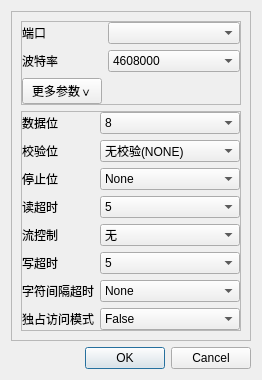
<?xml version="1.0" encoding="UTF-8"?>
<ui version="4.0">
 <class>serDialog</class>
 <widget class="QDialog" name="serDialog">
  <property name="geometry">
   <rect>
    <x>0</x>
    <y>0</y>
    <width>330</width>
    <height>356</height>
   </rect>
  </property>
  <property name="sizePolicy">
   <sizepolicy hsizetype="Preferred" vsizetype="Fixed">
    <horstretch>0</horstretch>
    <verstretch>0</verstretch>
   </sizepolicy>
  </property>
  <property name="windowTitle">
   <string>串口设置</string>
  </property>
  <layout class="QVBoxLayout" name="verticalLayout">
   <property name="sizeConstraint">
    <enum>QLayout::SetFixedSize</enum>
   </property>
   <item>
    <widget class="QFrame" name="frame">
     <property name="frameShape">
      <enum>QFrame::StyledPanel</enum>
     </property>
     <property name="frameShadow">
      <enum>QFrame::Raised</enum>
     </property>
     <layout class="QGridLayout" name="gridLayout">
      <item row="3" column="0" colspan="2">
       <widget class="QFrame" name="moreFrame">
        <property name="sizePolicy">
         <sizepolicy hsizetype="Expanding" vsizetype="Preferred">
          <horstretch>0</horstretch>
          <verstretch>0</verstretch>
         </sizepolicy>
        </property>
        <property name="frameShape">
         <enum>QFrame::StyledPanel</enum>
        </property>
        <property name="frameShadow">
         <enum>QFrame::Raised</enum>
        </property>
        <layout class="QGridLayout" name="gridLayout_2">
         <property name="leftMargin">
          <number>0</number>
         </property>
         <property name="topMargin">
          <number>0</number>
         </property>
         <property name="rightMargin">
          <number>0</number>
         </property>
         <property name="bottomMargin">
          <number>0</number>
         </property>
         <item row="6" column="0">
          <widget class="QLabel" name="lb_inter_byte_timeout">
           <property name="sizePolicy">
            <sizepolicy hsizetype="Expanding" vsizetype="Preferred">
             <horstretch>1</horstretch>
             <verstretch>0</verstretch>
            </sizepolicy>
           </property>
           <property name="text">
            <string>字符间隔超时</string>
           </property>
          </widget>
         </item>
         <item row="0" column="0">
          <widget class="QLabel" name="lb_bytesize">
           <property name="sizePolicy">
            <sizepolicy hsizetype="Expanding" vsizetype="Preferred">
             <horstretch>1</horstretch>
             <verstretch>0</verstretch>
            </sizepolicy>
           </property>
           <property name="text">
            <string>数据位</string>
           </property>
          </widget>
         </item>
         <item row="5" column="0">
          <widget class="QLabel" name="lb_write_timeout">
           <property name="sizePolicy">
            <sizepolicy hsizetype="Expanding" vsizetype="Preferred">
             <horstretch>1</horstretch>
             <verstretch>0</verstretch>
            </sizepolicy>
           </property>
           <property name="text">
            <string>写超时</string>
           </property>
          </widget>
         </item>
         <item row="3" column="1">
          <widget class="QComboBox" name="box_timeout">
           <property name="sizePolicy">
            <sizepolicy hsizetype="Expanding" vsizetype="Fixed">
             <horstretch>2</horstretch>
             <verstretch>0</verstretch>
            </sizepolicy>
           </property>
           <property name="currentIndex">
            <number>5</number>
           </property>
           <item>
            <property name="text">
             <string>None</string>
            </property>
           </item>
           <item>
            <property name="text">
             <string>1</string>
            </property>
           </item>
           <item>
            <property name="text">
             <string>2</string>
            </property>
           </item>
           <item>
            <property name="text">
             <string>3</string>
            </property>
           </item>
           <item>
            <property name="text">
             <string>4</string>
            </property>
           </item>
           <item>
            <property name="text">
             <string>5</string>
            </property>
           </item>
          </widget>
         </item>
         <item row="5" column="1">
          <widget class="QComboBox" name="box_write_timeout">
           <property name="sizePolicy">
            <sizepolicy hsizetype="Expanding" vsizetype="Fixed">
             <horstretch>2</horstretch>
             <verstretch>0</verstretch>
            </sizepolicy>
           </property>
           <property name="currentIndex">
            <number>5</number>
           </property>
           <item>
            <property name="text">
             <string>None</string>
            </property>
           </item>
           <item>
            <property name="text">
             <string>1</string>
            </property>
           </item>
           <item>
            <property name="text">
             <string>2</string>
            </property>
           </item>
           <item>
            <property name="text">
             <string>3</string>
            </property>
           </item>
           <item>
            <property name="text">
             <string>4</string>
            </property>
           </item>
           <item>
            <property name="text">
             <string>5</string>
            </property>
           </item>
          </widget>
         </item>
         <item row="0" column="1">
          <widget class="QComboBox" name="box_bytesize">
           <property name="sizePolicy">
            <sizepolicy hsizetype="Expanding" vsizetype="Fixed">
             <horstretch>2</horstretch>
             <verstretch>0</verstretch>
            </sizepolicy>
           </property>
           <property name="currentIndex">
            <number>3</number>
           </property>
           <item>
            <property name="text">
             <string>5</string>
            </property>
           </item>
           <item>
            <property name="text">
             <string>6</string>
            </property>
           </item>
           <item>
            <property name="text">
             <string>7</string>
            </property>
           </item>
           <item>
            <property name="text">
             <string>8</string>
            </property>
           </item>
          </widget>
         </item>
         <item row="1" column="1">
          <widget class="QComboBox" name="box_parity">
           <property name="sizePolicy">
            <sizepolicy hsizetype="Expanding" vsizetype="Fixed">
             <horstretch>2</horstretch>
             <verstretch>0</verstretch>
            </sizepolicy>
           </property>
           <property name="currentIndex">
            <number>0</number>
           </property>
           <item>
            <property name="text">
             <string>无校验(NONE)</string>
            </property>
           </item>
           <item>
            <property name="text">
             <string>奇校验(ODD)</string>
            </property>
           </item>
           <item>
            <property name="text">
             <string>偶校验(EVEN)</string>
            </property>
           </item>
           <item>
            <property name="text">
             <string>1校验(MARK)</string>
            </property>
           </item>
           <item>
            <property name="text">
             <string>0校验(SPACE)</string>
            </property>
           </item>
          </widget>
         </item>
         <item row="2" column="1">
          <widget class="QComboBox" name="box_stopbits">
           <property name="sizePolicy">
            <sizepolicy hsizetype="Expanding" vsizetype="Fixed">
             <horstretch>2</horstretch>
             <verstretch>0</verstretch>
            </sizepolicy>
           </property>
           <property name="currentIndex">
            <number>0</number>
           </property>
           <item>
            <property name="text">
             <string>None</string>
            </property>
           </item>
           <item>
            <property name="text">
             <string>One</string>
            </property>
           </item>
           <item>
            <property name="text">
             <string>OnePointFive</string>
            </property>
           </item>
           <item>
            <property name="text">
             <string>Two</string>
            </property>
           </item>
          </widget>
         </item>
         <item row="4" column="0">
          <widget class="QLabel" name="lb_control">
           <property name="sizePolicy">
            <sizepolicy hsizetype="Expanding" vsizetype="Preferred">
             <horstretch>1</horstretch>
             <verstretch>0</verstretch>
            </sizepolicy>
           </property>
           <property name="text">
            <string>流控制</string>
           </property>
          </widget>
         </item>
         <item row="4" column="1">
          <widget class="QComboBox" name="box_control">
           <property name="sizePolicy">
            <sizepolicy hsizetype="Expanding" vsizetype="Fixed">
             <horstretch>2</horstretch>
             <verstretch>0</verstretch>
            </sizepolicy>
           </property>
           <property name="currentIndex">
            <number>0</number>
           </property>
           <item>
            <property name="text">
             <string>无</string>
            </property>
           </item>
           <item>
            <property name="text">
             <string>软件流控制</string>
            </property>
           </item>
           <item>
            <property name="text">
             <string>硬件(RTS/CTS)控制</string>
            </property>
           </item>
           <item>
            <property name="text">
             <string>硬件(DSR/DTR)控制</string>
            </property>
           </item>
          </widget>
         </item>
         <item row="3" column="0">
          <widget class="QLabel" name="lb_timeout">
           <property name="sizePolicy">
            <sizepolicy hsizetype="Expanding" vsizetype="Preferred">
             <horstretch>1</horstretch>
             <verstretch>0</verstretch>
            </sizepolicy>
           </property>
           <property name="text">
            <string>读超时</string>
           </property>
          </widget>
         </item>
         <item row="2" column="0">
          <widget class="QLabel" name="lb_stopbits">
           <property name="sizePolicy">
            <sizepolicy hsizetype="Expanding" vsizetype="Preferred">
             <horstretch>1</horstretch>
             <verstretch>0</verstretch>
            </sizepolicy>
           </property>
           <property name="text">
            <string>停止位</string>
           </property>
          </widget>
         </item>
         <item row="6" column="1">
          <widget class="QComboBox" name="box_inter_byte_timeout">
           <property name="sizePolicy">
            <sizepolicy hsizetype="Expanding" vsizetype="Fixed">
             <horstretch>2</horstretch>
             <verstretch>0</verstretch>
            </sizepolicy>
           </property>
           <property name="currentIndex">
            <number>0</number>
           </property>
           <item>
            <property name="text">
             <string>None</string>
            </property>
           </item>
           <item>
            <property name="text">
             <string>1</string>
            </property>
           </item>
           <item>
            <property name="text">
             <string>2</string>
            </property>
           </item>
           <item>
            <property name="text">
             <string>3</string>
            </property>
           </item>
           <item>
            <property name="text">
             <string>4</string>
            </property>
           </item>
           <item>
            <property name="text">
             <string>5</string>
            </property>
           </item>
          </widget>
         </item>
         <item row="1" column="0">
          <widget class="QLabel" name="lb_parity">
           <property name="sizePolicy">
            <sizepolicy hsizetype="Expanding" vsizetype="Preferred">
             <horstretch>1</horstretch>
             <verstretch>0</verstretch>
            </sizepolicy>
           </property>
           <property name="text">
            <string>校验位</string>
           </property>
          </widget>
         </item>
         <item row="7" column="0">
          <widget class="QLabel" name="lb_exclusive">
           <property name="sizePolicy">
            <sizepolicy hsizetype="Expanding" vsizetype="Preferred">
             <horstretch>1</horstretch>
             <verstretch>0</verstretch>
            </sizepolicy>
           </property>
           <property name="text">
            <string>独占访问模式</string>
           </property>
          </widget>
         </item>
         <item row="7" column="1">
          <widget class="QComboBox" name="box_exclusive">
           <property name="sizePolicy">
            <sizepolicy hsizetype="Expanding" vsizetype="Fixed">
             <horstretch>2</horstretch>
             <verstretch>0</verstretch>
            </sizepolicy>
           </property>
           <property name="currentIndex">
            <number>0</number>
           </property>
           <item>
            <property name="text">
             <string>False</string>
            </property>
           </item>
           <item>
            <property name="text">
             <string>True</string>
            </property>
           </item>
          </widget>
         </item>
        </layout>
       </widget>
      </item>
      <item row="0" column="0" colspan="2">
       <widget class="QFrame" name="portFrame">
        <property name="sizePolicy">
         <sizepolicy hsizetype="Expanding" vsizetype="Preferred">
          <horstretch>0</horstretch>
          <verstretch>0</verstretch>
         </sizepolicy>
        </property>
        <property name="frameShape">
         <enum>QFrame::StyledPanel</enum>
        </property>
        <property name="frameShadow">
         <enum>QFrame::Raised</enum>
        </property>
        <layout class="QGridLayout" name="gridLayout_3">
         <property name="leftMargin">
          <number>0</number>
         </property>
         <property name="topMargin">
          <number>0</number>
         </property>
         <property name="rightMargin">
          <number>0</number>
         </property>
         <property name="bottomMargin">
          <number>0</number>
         </property>
         <item row="2" column="1">
          <widget class="QComboBox" name="box_baudrate">
           <property name="sizePolicy">
            <sizepolicy hsizetype="Expanding" vsizetype="Fixed">
             <horstretch>2</horstretch>
             <verstretch>0</verstretch>
            </sizepolicy>
           </property>
           <property name="currentIndex">
            <number>2</number>
           </property>
           <item>
            <property name="text">
             <string>9600</string>
            </property>
           </item>
           <item>
            <property name="text">
             <string>115200</string>
            </property>
           </item>
           <item>
            <property name="text">
             <string>4608000</string>
            </property>
           </item>
          </widget>
         </item>
         <item row="0" column="1">
          <widget class="QComboBox" name="box_port">
           <property name="sizePolicy">
            <sizepolicy hsizetype="Expanding" vsizetype="Fixed">
             <horstretch>2</horstretch>
             <verstretch>0</verstretch>
            </sizepolicy>
           </property>
           <property name="maxCount">
            <number>2147483647</number>
           </property>
           <property name="sizeAdjustPolicy">
            <enum>QComboBox::AdjustToContentsOnFirstShow</enum>
           </property>
          </widget>
         </item>
         <item row="0" column="0">
          <widget class="QLabel" name="lb_port">
           <property name="sizePolicy">
            <sizepolicy hsizetype="Expanding" vsizetype="Preferred">
             <horstretch>1</horstretch>
             <verstretch>0</verstretch>
            </sizepolicy>
           </property>
           <property name="text">
            <string>端口</string>
           </property>
          </widget>
         </item>
         <item row="2" column="0">
          <widget class="QLabel" name="lb_baudrate">
           <property name="sizePolicy">
            <sizepolicy hsizetype="Expanding" vsizetype="Preferred">
             <horstretch>1</horstretch>
             <verstretch>0</verstretch>
            </sizepolicy>
           </property>
           <property name="text">
            <string>波特率</string>
           </property>
          </widget>
         </item>
         <item row="3" column="0">
          <widget class="QPushButton" name="btn_more">
           <property name="sizePolicy">
            <sizepolicy hsizetype="Expanding" vsizetype="Fixed">
             <horstretch>1</horstretch>
             <verstretch>0</verstretch>
            </sizepolicy>
           </property>
           <property name="text">
            <string>更多参数∨</string>
           </property>
          </widget>
         </item>
         <item row="3" column="1">
          <spacer name="horizontalSpacer">
           <property name="orientation">
            <enum>Qt::Horizontal</enum>
           </property>
           <property name="sizeHint" stdset="0">
            <size>
             <width>40</width>
             <height>20</height>
            </size>
           </property>
          </spacer>
         </item>
        </layout>
       </widget>
      </item>
     </layout>
    </widget>
   </item>
   <item>
    <widget class="QDialogButtonBox" name="buttonBox">
     <property name="orientation">
      <enum>Qt::Horizontal</enum>
     </property>
     <property name="standardButtons">
      <set>QDialogButtonBox::Cancel|QDialogButtonBox::Ok</set>
     </property>
    </widget>
   </item>
  </layout>
 </widget>
 <resources/>
 <connections>
  <connection>
   <sender>buttonBox</sender>
   <signal>accepted()</signal>
   <receiver>serDialog</receiver>
   <slot>accept()</slot>
   <hints>
    <hint type="sourcelabel">
     <x>248</x>
     <y>254</y>
    </hint>
    <hint type="destinationlabel">
     <x>157</x>
     <y>274</y>
    </hint>
   </hints>
  </connection>
  <connection>
   <sender>buttonBox</sender>
   <signal>rejected()</signal>
   <receiver>serDialog</receiver>
   <slot>reject()</slot>
   <hints>
    <hint type="sourcelabel">
     <x>316</x>
     <y>260</y>
    </hint>
    <hint type="destinationlabel">
     <x>286</x>
     <y>274</y>
    </hint>
   </hints>
  </connection>
 </connections>
</ui>
